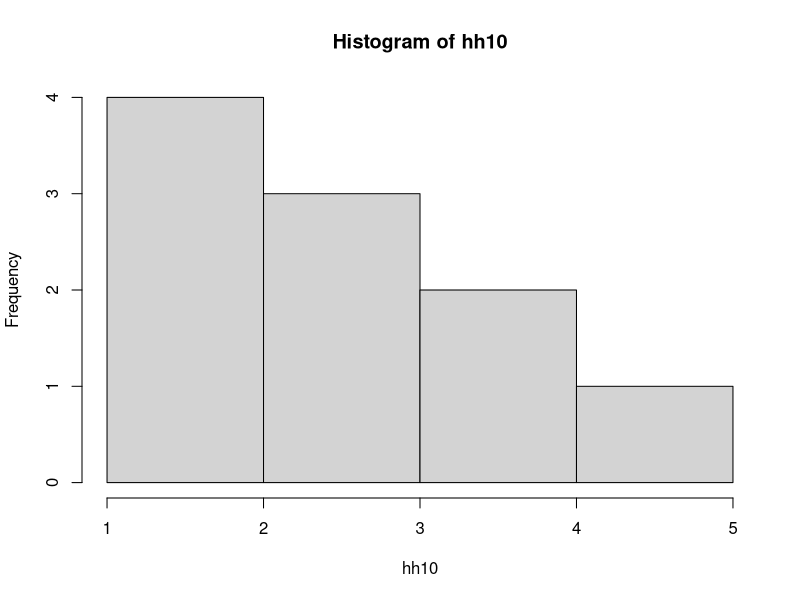
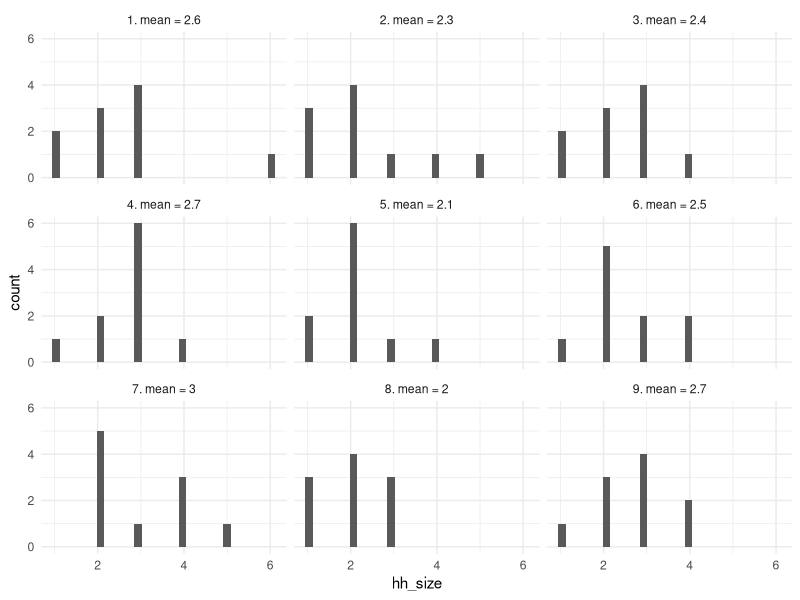
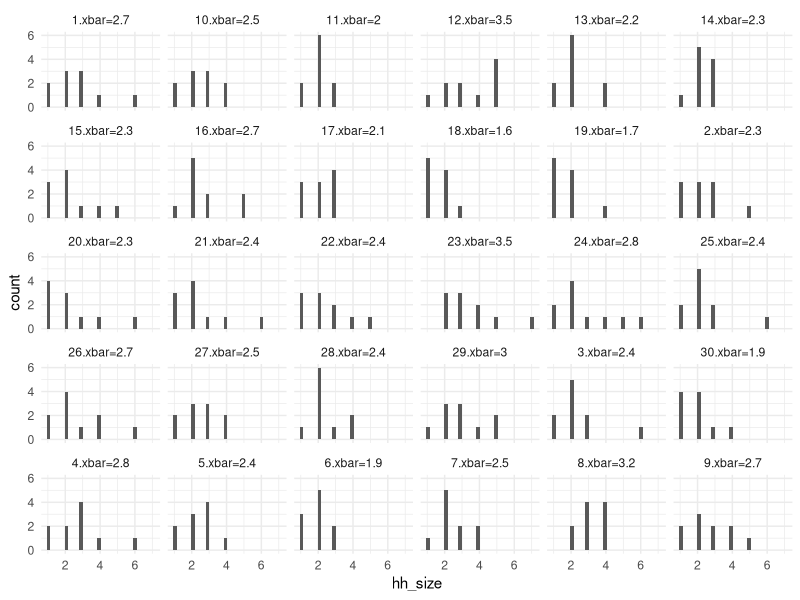
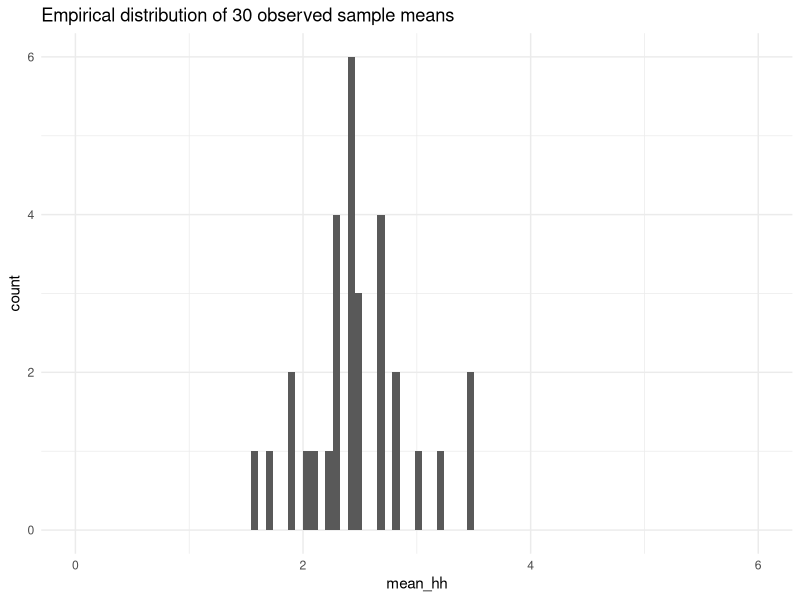
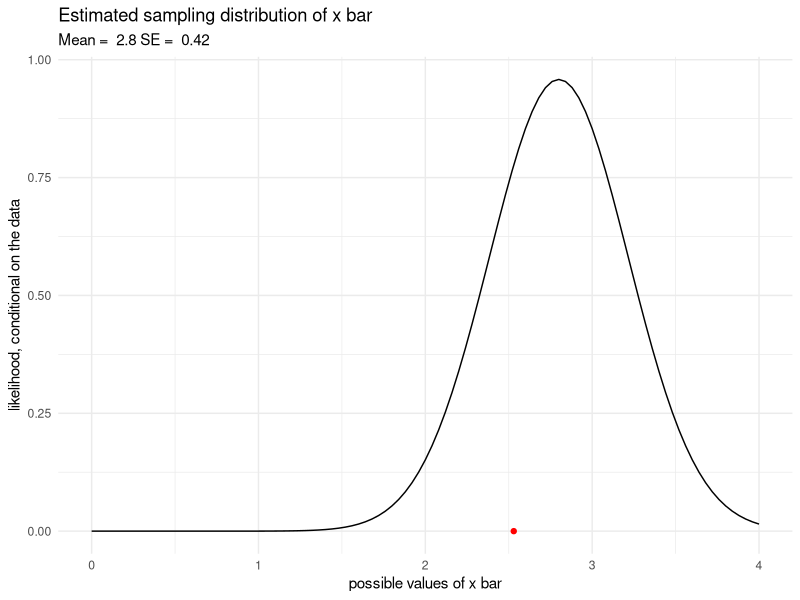
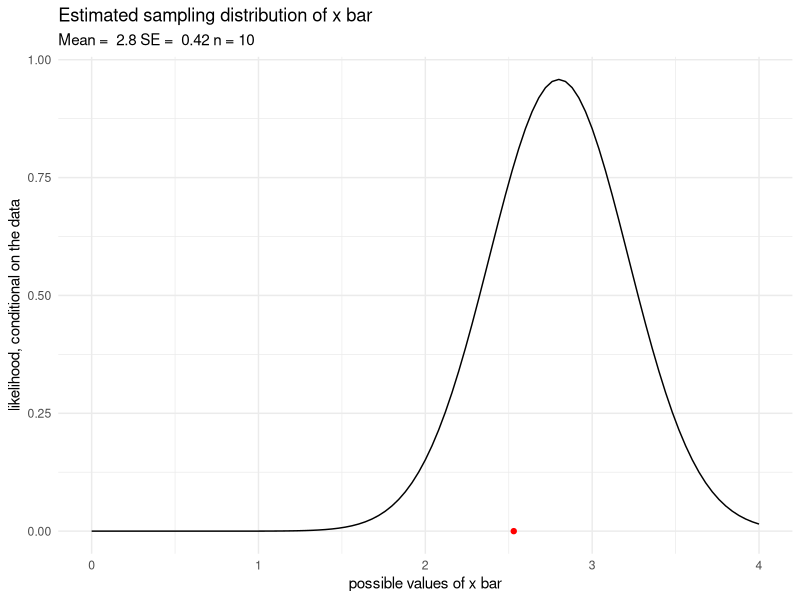
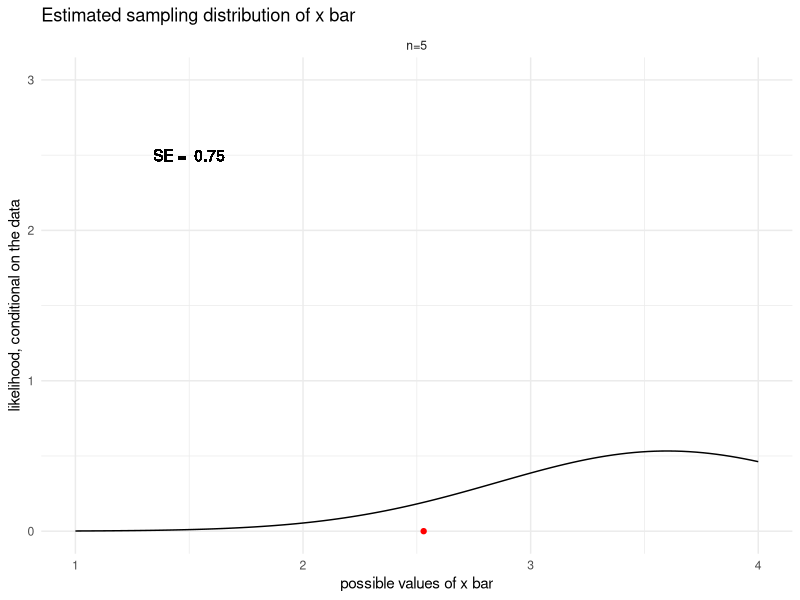
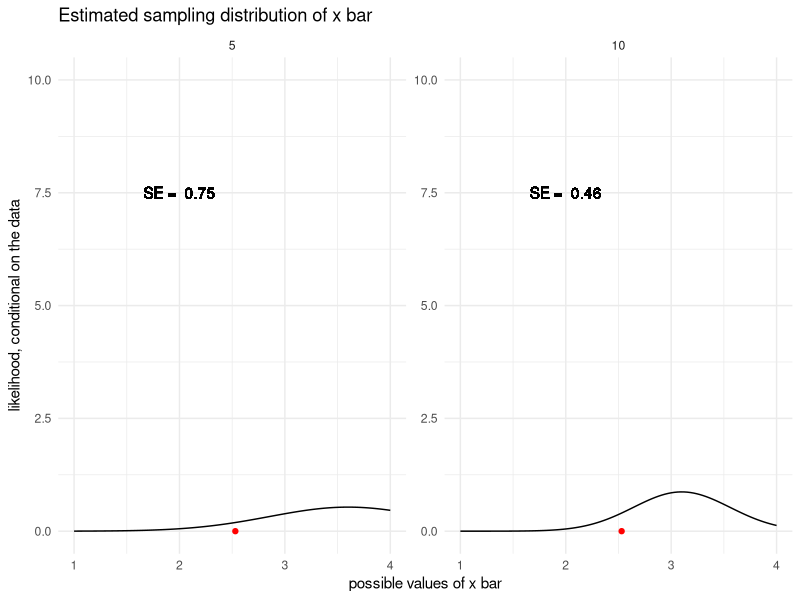

Generate these figures, in order, with R:
## ---- chunk 1
set.seed(1)
library(tidyverse)
def.chunk.hook  <- knitr::knit_hooks$get("chunk")
knitr::knit_hooks$set(chunk = function(x, options) {
  x <- def.chunk.hook(x, options)
  ifelse(options$size != "normalsize", paste0("\\", options$size,"\n\n", x, "\n\n \\normalsize"), x)
})
knitr::opts_chunk$set(warning=FALSE, message=FALSE, tidy = F, size = "small")
theme_set(theme_minimal())
## ---- chunk 2
draw_hh<-function(n){
  return(rpois(n, 1.53) + 1)
}

### sample 10 households
hh10<-draw_hh(10)
hist(hh10)
## ---- chunk 3
mean(hh10)
## ---- chunk 4
hh10_sigma<-map(rep(10, 9), draw_hh)
plot_dat<-tibble(
  hh_size = unlist(hh10_sigma),
  sample_n = rep(1:9, each = 10)
) %>% 
  group_by(sample_n) %>% 
  mutate(mean_hh = mean(hh_size),
         se = sd(hh_size) / sqrt(n())) %>% 
  mutate(label = paste(sample_n,
                       ". ",
                       "mean = ",
                       mean_hh, 
                       sep = ""))

ggplot(plot_dat, 
       aes(x = hh_size)) + 
  geom_histogram() + 
  facet_wrap(~label, ncol = 3)
## ---- chunk 5
hh10_sigma<-map(rep(10,30), draw_hh)
plot_dat<-tibble(
  hh_size = unlist(hh10_sigma),
  sample_n = rep(1:30, each = 10)
) %>% 
  group_by(sample_n) %>% 
  mutate(mean_hh = mean(hh_size),
         se = sd(hh_size) / sqrt(n())) %>% 
  mutate(label = paste(
    sample_n,
    ".",
    "xbar",
    "=",
    mean_hh, 
    sep = ""))

ggplot(plot_dat, 
       aes(x = hh_size)) + 
  geom_histogram() + 
  facet_wrap(~label)
## ---- chunk 6
ggplot(plot_dat %>% 
         select(sample_n, mean_hh) %>% 
         distinct(),
       aes(x = mean_hh)) + 
  geom_histogram() + 
  coord_cartesian(xlim = c(0, 6))+
  labs(title = "Empirical distribution of 30 observed sample means") 
## ---- chunk 7
hh10 # the sample (x)
mean(hh10) # xbar
sd(hh10) / sqrt(length(hh10)) # s_x
## ---- chunk 8
ggplot(plot_dat,
       aes(x = mean_hh)) + 
  #geom_histogram(aes(y = ..density..)) +
  stat_function(fun = dnorm, 
                args = list(mean = mean(hh10), sd = sd(hh10)/sqrt(length(hh10)))) +
  xlim(0,4) + 
  annotate("point", x = 2.53, y = 0, color = "red") + 
  labs(title = "Estimated sampling distribution of x bar",
       subtitle = paste("Mean = ", eval(mean(hh10)), "SE = ", 
                        eval(round(sd(hh10)/sqrt(length(hh10)),2))),
       y = "likelihood, conditional on the data",
       x = "possible values of x bar") 
## ---- chunk 9
ggplot(plot_dat,
       aes(x = mean_hh)) + 
  #geom_histogram(aes(y = ..density..)) +
  stat_function(fun = dnorm, 
                args = list(mean = mean(hh10), sd = sd(hh10)/sqrt(length(hh10)))) +
  xlim(0,4) + 
  annotate("point", x = 2.53, y = 0, color = "red") + 
  labs(title = "Estimated sampling distribution of x bar",
       subtitle = paste("Mean = ", eval(mean(hh10)), "SE = ", 
                        eval(round(sd(hh10)/sqrt(length(hh10)),2)),
                        "n = 10"),
       y = "likelihood, conditional on the data",
       x = "possible values of x bar") 
## ---- chunk 10
### define sample sizes
sample_size<-c(5, 10, 30, 50, 100, 300, 500, 1000)
### draw samples
sample_hh<-map(sample_size, draw_hh)
### compute x_bar_hat and SE x_bar_hat for all samples sizes
params<-tibble(
  sample_size = sample_size,
  x_bar_hat = unlist(map(sample_hh, mean)),
  SE = unlist(map(sample_hh, sd))/sqrt(sample_size)
)
### compute normal densities from 1:4 for each sampling distribution
plot_dat<-data.frame(
  x_bar = rep(seq(from=1, to = 4, length.out = 100), length(sample_size)),
  n = rep(sample_size, each = 100),
  x_bar_hat = rep(params$x_bar_hat, each = 100),
  SE = rep(params$SE, each = 100)
) %>% 
  mutate(y = dnorm(x_bar, x_bar_hat, SE),
         upr = x_bar + 1.96 * SE,
         lwr = x_bar - 1.96 * SE) %>% 
  mutate(lab = paste("n=", n, sep = ""))

ggplot(plot_dat %>% 
         filter(n == sample_size[1]),
       aes(x = x_bar, y = y)) + 
  geom_line()+
  
  annotate("point", x = 2.53, y = 0, color = "red") + 
  labs(title = "Estimated sampling distribution of x bar",
       y = "likelihood, conditional on the data",
       x = "possible values of x bar")  + 
  geom_text(y = 2.5, x = 1.5, 
            aes(label = paste("SE = ", round(SE,2)))) + 
  facet_wrap(~lab, scales = "free", ncol = 4) + 
  ylim(0, 3)
## ---- chunk 11
ggplot(plot_dat %>% 
         filter(n %in% sample_size[1:2]),
       aes(x = x_bar, y = y)) + 
  geom_line()+
  
  annotate("point", x = 2.53, y = 0, color = "red") + 
  labs(title = "Estimated sampling distribution of x bar",
       y = "likelihood, conditional on the data",
       x = "possible values of x bar")  + 
  geom_text(y = 7.5, x = 2, 
            aes(label = paste("SE = ", round(SE, 2)))) + 
  facet_wrap(~n, scales = "free", ncol = 4) + 
  coord_cartesian(xlim = c(1,4), ylim = c(0,10))

## ---- chunk 12
ggplot(plot_dat %>% 
         filter(n %in% sample_size[1:3]),
       aes(x = x_bar, y = y)) + 
  geom_line()+
  
  annotate("point", x = 2.53, y = 0, color = "red") + 
  labs(title = "Estimated sampling distribution of x bar",
       y = "likelihood, conditional on the data",
       x = "possible values of x bar")  + 
  geom_text(y = 7.5, x = 2, 
            aes(label = paste("SE = ", round(SE, 2)))) + 
  facet_wrap(~n, scales = "free", ncol = 4) + 
  coord_cartesian(xlim = c(1,4), ylim = c(0,10))

## ---- chunk 13
ggplot(plot_dat %>% 
         filter(n %in% sample_size[1:4]),
       aes(x = x_bar, y = y)) + 
  geom_line()+
  
  annotate("point", x = 2.53, y = 0, color = "red") + 
  labs(title = "Estimated sampling distribution of x bar",
       y = "likelihood, conditional on the data",
       x = "possible values of x bar")  + 
  geom_text(y = 7.5, x = 2, 
            aes(label = paste("SE = ", round(SE, 2)))) + 
  facet_wrap(~n, scales = "free", ncol = 4) + 
  coord_cartesian(xlim = c(1,4), ylim = c(0,10))

## ---- chunk 14
ggplot(plot_dat %>% 
         filter(n %in% sample_size[1:5]),
       aes(x = x_bar, y = y)) + 
  geom_line()+
  
  annotate("point", x = 2.53, y = 0, color = "red") + 
  labs(title = "Estimated sampling distribution of x bar",
       y = "likelihood, conditional on the data",
       x = "possible values of x bar")  + 
  geom_text(y = 7.5, x = 2, 
            aes(label = paste("SE = ", round(SE, 2)))) + 
  facet_wrap(~n, scales = "free", ncol = 4) + 
  coord_cartesian(xlim = c(1,4), ylim = c(0,10))

## ---- chunk 15
ggplot(plot_dat %>% 
         filter(n %in% sample_size[1:6]),
       aes(x = x_bar, y = y)) + 
  geom_line()+
  
  annotate("point", x = 2.53, y = 0, color = "red") + 
  labs(title = "Estimated sampling distribution of x bar",
       y = "likelihood, conditional on the data",
       x = "possible values of x bar")  + 
  geom_text(y = 7.5, x = 2, 
            aes(label = paste("SE = ", round(SE, 2)))) + 
  facet_wrap(~n, scales = "free", ncol = 4) + 
  coord_cartesian(xlim = c(1,4), ylim = c(0,10))

## ---- chunk 16
ggplot(plot_dat %>% 
         filter(n %in% sample_size[1:7]),
       aes(x = x_bar, y = y)) + 
  geom_line()+
  
  annotate("point", x = 2.53, y = 0, color = "red") + 
  labs(title = "Estimated sampling distribution of x bar",
       y = "likelihood, conditional on the data",
       x = "possible values of x bar")  + 
  geom_text(y = 7.5, x = 2, 
            aes(label = paste("SE = ", round(SE, 2)))) + 
  facet_wrap(~n, scales = "free", ncol = 4) + 
  coord_cartesian(xlim = c(1,4), ylim = c(0,10))

## ---- chunk 17
ggplot(plot_dat %>% 
         filter(n %in% sample_size[1:8]),
       aes(x = x_bar, y = y)) + 
  geom_line()+
  annotate("point", x = 2.53, y = 0, color = "red") + 
  labs(title = "Estimated sampling distribution of x bar",
       y = "likelihood, conditional on the data",
       x = "possible values of x bar")  + 
  geom_text(y = 7.5, x = 2, 
            aes(label = paste("SE = ", round(SE, 2)))) + 
  facet_wrap(~n, scales = "free", ncol = 4) + 
  coord_cartesian(xlim = c(1,4), ylim = c(0,10))

## ---- chunk 18
samp_hh<-data.frame(sample_n = rep(1:50, each = 100))
temp<-draw_hh(100)
for(i in 2:50){
  temp<-c(temp, 
          draw_hh(100))
}

samp_hh <- samp_hh %>% 
  mutate(hh_size = temp)
## ---- chunk 19
samp_ci<-samp_hh %>% 
  group_by(sample_n) %>% 
  summarise(xbarhat = mean(hh_size),
            se = sd(hh_size)/sqrt(100)) %>% 
  mutate(ci_lwr = xbarhat - 1.96 * se,
         ci_upr = xbarhat + 1.96 * se)
## ---- chunk 20
samp_ci<- samp_ci %>% 
  mutate(sig_test.95 = ci_lwr<2.53 & ci_upr>2.53)
## ---- chunk 21
ggplot(samp_ci,
       aes(ymin = ci_lwr, ymax = ci_upr, 
           y = xbarhat, x = sample_n,
           color = sig_test.95)) + 
  geom_pointrange() + 
  geom_hline(yintercept = 2.53, lty = 2) + 
  labs(x = "", y = "xbar", color = "Includes mu")
## ---- chunk 22
glimpse(mpg)
## ---- chunk 23
m0<-lm(hwy ~ displ, data = mpg)
## ---- chunk 24
library(broom)
tidy(m0)
## ---- chunk 25
tidy(m0)
